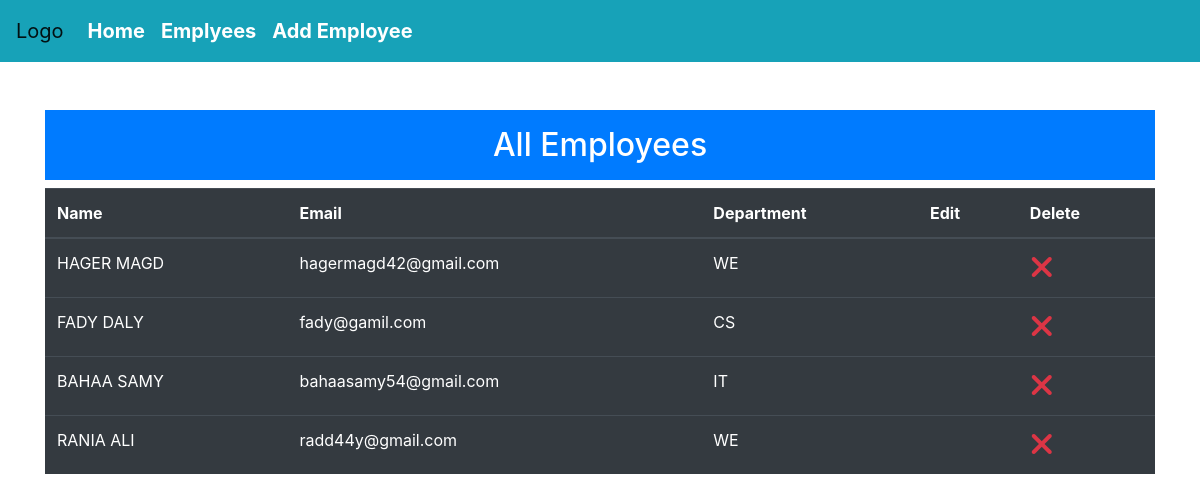
Page /employees.php on the committed database.
### tables this page shows
CREATE TABLE `employees` (
  `id` int(255) NOT NULL,
  `name` varchar(255) NOT NULL,
  `department` varchar(255) NOT NULL,
  `email` varchar(255) NOT NULL,
  `password` varchar(255) NOT NULL,
  `creatted_at` timestamp(6) NOT NULL DEFAULT current_timestamp(6)
);

### database.php (called while the page is built, shortened)
<?php
class database
{
private $servername='localhost';
private $username='root';
private $password='';
private $dbname='company';
private $conn;
public function __construct(){
    $this->conn = mysqli_connect($this->servername,$this->username,$this->
    password,$this->dbname);
}
public function read($tabel){
    $sql="SELECT * FROM $tabel" ;
    $result=mysqli_query($this->conn,$sql);
    $data=[];
    if($result){
        if(mysqli_num_rows($result)){
            while($row=mysqli_fetch_assoc($result)){
                $data[]=$row;
            }
            return $data;
        }
    }else{
        $this-> connect_error();
    }
}
}

### employees.php (the view, shortened to what this page needs)
<?php include('header.php'); ?>
<?php include('nav.php'); ?>
<div class="container">
    <div class="row">
        <div class="col-sm-12">
            <h2 class="p-3 col text-center mt-5 text-white bg-primary">  All Employees </h2>
        </div>
       <?php
       $db=new database;
       if(count($db->read('employees'))):
       ?>
        <div class="col-sm-12">
            <table class="table table-dark">
                <thead>
                    <tr>
                        <th>Name</th>
                        <th>Email</th>
                        <th>Department</th>
                        <th>Edit</th>
                        <th>Delete</th>
                    </tr>
                </thead>
                <tbody>
                <?php foreach($db->read('employees') as $row):
                ?>
                        <tr>
                            <td><?php echo strtoupper($row['name']);?></td>
                            <td><?php echo $row['email'];?></td>
                            <td><?php echo strtoupper($row['department']);?></td>
                            <td>
                            </td>
                            <td>
                                <a href="delete-employee.php ?id=<?php echo $row['id'];?>" class="text-danger">
                                    <i class="fa fa-times fa-2x" ></i>
                                </a>
                            </td>
                        </tr>
                        <?php endforeach;?>
                </tbody>
            </table>
        </div>
<?php endif;?>
<?php include('footer.php'); ?>

### header.php (shortened to what this page needs)
<?php
include('database.php');
?>
<!DOCTYPE html>
<html lang="en">
<head>
    <link rel="stylesheet" href="./css/bootstrap.min.css" >
    <link rel="stylesheet" href="./css/custome.css" >
</head>
<body>

### nav.php (shortened to what this page needs)
<nav class="navbar navbar-expand-lg navbar-light bg-info">
    <a class="navbar-brand" href="#">Logo</a>
    <div class="collapse navbar-collapse" id="navbarNav">
        <ul class="navbar-nav">
        <li class="nav-item  <?php if($page_active=="home"){echo "active";} ?> ">
            <a class="nav-link" href="index.php">Home <span class="sr-only">(current)</span></a>
        </li>
        <li class="nav-item <?php if($page_active=="employees"){echo "active";} ?>">
            <a class="nav-link" href="employees.php">Emplyees</a>
        </li>
        <li class="nav-item <?php if($page_active=="add-employee"){echo "active";} ?>">
            <a class="nav-link" href="add-employee.php">Add Employee</a>
        </li>
        </ul>
    </div>
</nav>

### footer.php (shortened to what this page needs)
</body>
</html>

### css/custome.css (style rules this page uses)
.navbar-light .navbar-nav .nav-link { font-size: 20px; font-weight: bold; color: #fff; }

### rows in the picture
employees: name "HAGER MAGD", email "hagermagd42@gmail.com", department "WE"
employees: name "FADY DALY", email "fady@gamil.com", department "CS"
employees: name "BAHAA SAMY", email "bahaasamy54@gmail.com", department "IT"
employees: name "RANIA ALI", email "radd44y@gmail.com", department "WE"
